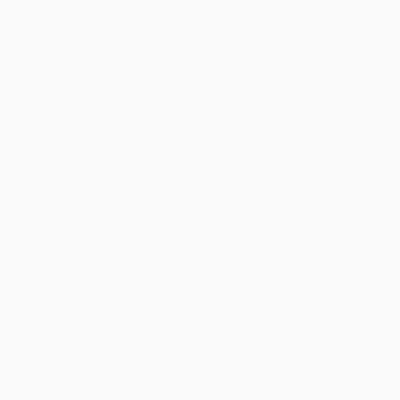
Frame 1 (no input)
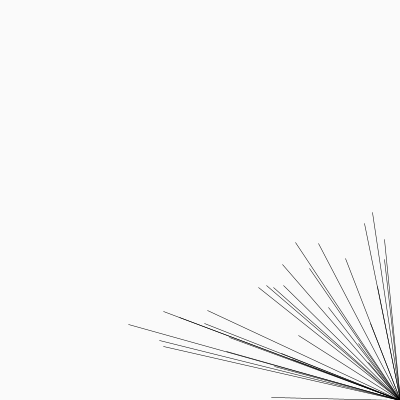
Frame 60 (the mouse pressed at the canvas centre just before this capture)
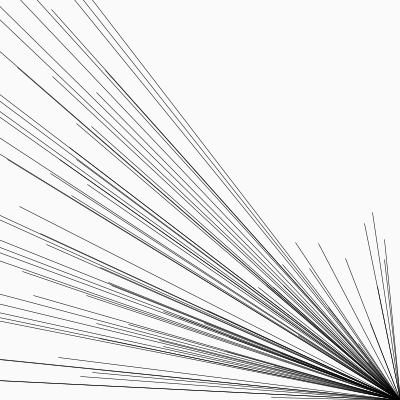
Frame 120 (the mouse held since frame 60 and released just before this capture)

The Processing sketch that drew these frames (run headless with seeded random() and noise(); from frame 60 on, the mouse is pressed at the canvas centre):

// Processing sketch: processing_63308
// ── processing_63308.pde

float x1,y1;


int i = 1;
float rad = 400;
int steps = 180;
float angle = TWO_PI / steps;
 
  
void setup() {
  size(400, 400);
  smooth();
  background(250);
  
  strokeWeight(0.5);
  
  x1 = width/2;
  y1 = height/2;
}
void draw() {
   
   rad = random(100, 380);
   translate(width/2, height/2);
   
   float x2 = cos(angle * i) *rad;
   float y2 = sin(angle * i ) *rad;
   line(x1, y1, x2,y2);
    
   i++;
     
}
 
